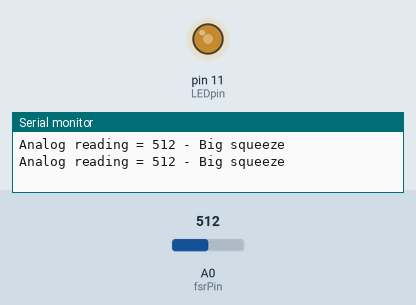
A sketch run on a simulated Arduino Uno, built with avr-gcc and run on an emulated ATmega328P. On the bench: output pins drawn as LEDs (lit = HIGH), the last lines printed to the serial monitor. Inputs (shaded band) come from the test bench; at power-on: A0 (fsrPin) = 512.

Above: at 1.8 s.
1.9 s: A0 (fsrPin) set to 190
At 2.8 s:
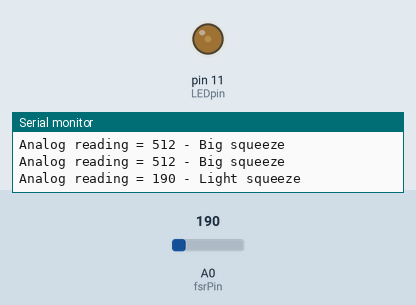
3.5 s: A0 (fsrPin) set to 0
At 4.4 s:
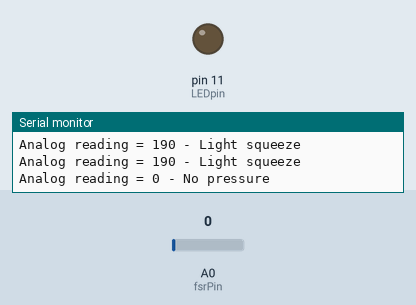
5.5 s: A0 (fsrPin) set to 716
At 7.1 s:
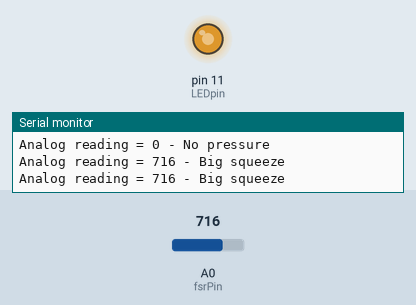
7.5 s: A0 (fsrPin) set to 900
At 8.7 s:
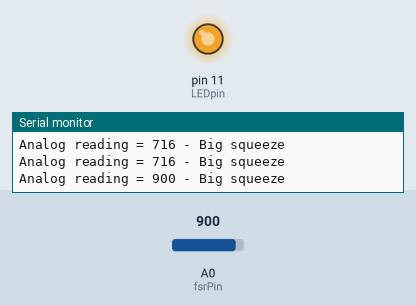
9.5 s: A0 (fsrPin) set to 511
At 10.3 s:
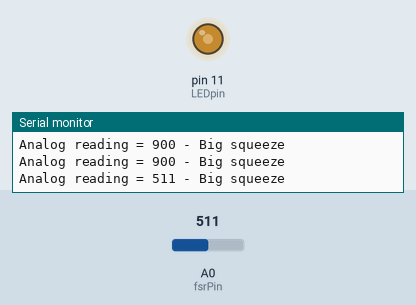
Timing chart, 0 to 12.5 s (numbered marks = the images above; inputs shaded):
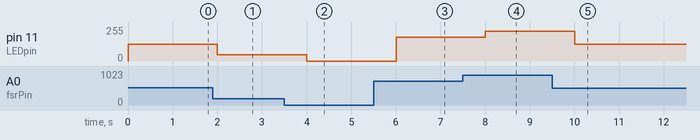

The sketch:

weight.ino
```cpp
/* FSR simple testing sketch.

Connect one end of FSR to power, the other end to Analog 0.
Then connect one end of a 10K resistor from Analog 0 to ground

For more information see www.ladyada.net/learn/sensors/fsr.html */

int fsrPin = 0;     // the FSR and 10K pulldown are connected to a0
int LEDpin = 11;
int fsrReading;     // the analog reading from the FSR resistor divider
int LEDbrightness;


void setup(void) {
  // We'll send debugging information via the Serial monitor
  Serial.begin(9600);
    pinMode(LEDpin, OUTPUT);

}

void loop(void) {
  fsrReading = analogRead(fsrPin);

  Serial.print("Analog reading = ");
  Serial.print(fsrReading);     // the raw analog reading

  // We'll have a few threshholds, qualitatively determined
  if (fsrReading < 10) {
    Serial.println(" - No pressure");
  } else if (fsrReading < 100) {
    Serial.println(" - Light touch");
  } else if (fsrReading < 200) {
    Serial.println(" - Light squeeze");
  } else if (fsrReading < 400) {
    Serial.println(" - Medium squeeze");
  } else {
    Serial.println(" - Big squeeze");
  }
  LEDbrightness = map(fsrReading, 0, 1023, 0, 255);
  // LED gets brighter the harder you press
  analogWrite(LEDpin, LEDbrightness);
  delay(1000);
}
```

Measured:
- after the input at 1.9 s, pin 11 (LEDpin): 127/255 → 47/255 after 0.10 s
- after the input at 3.5 s, pin 11 (LEDpin): 47/255 → 0/255 after 0.50 s
- after the input at 5.5 s, pin 11 (LEDpin): 0/255 → 178/255 after 0.50 s
- after the input at 7.5 s, pin 11 (LEDpin): 178/255 → 224/255 after 0.51 s
- after the input at 9.5 s, pin 11 (LEDpin): 224/255 → 127/255 after 0.51 s
